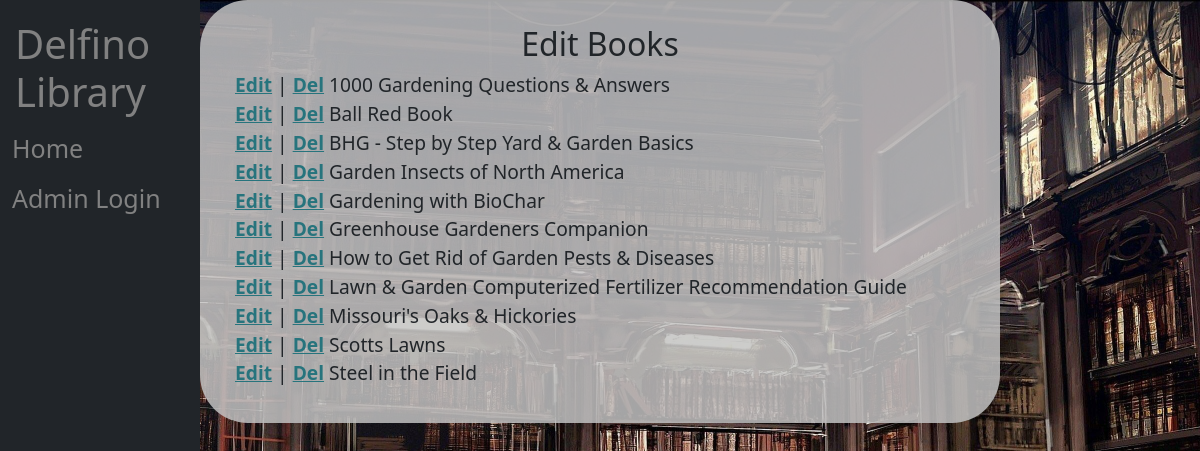
/bookListing.php, run on the app's committed database.
### tables this page shows
CREATE TABLE `books` (
  `bookId` int(11) NOT NULL,
  `bookTitle` varchar(250) NOT NULL,
  `bookDesc` varchar(250) NOT NULL,
  `bookAvail` int(10) NOT NULL,
  `active` int(10) NOT NULL DEFAULT 1
);

### model/database.php (called while the page is built, shortened)
<?php
$dsn = "mysql:host=localhost;dbname=library";
$username = "root";
$password = "";
try {
    $db = new PDO($dsn, $username, $password);
} catch (PDOException $e) {
    $error_message = $e->getMessage();
    echo ("<p>Error message: $error_message");
}
function getBooks()
{
    global $db;
    $myQuery = "select * from books where active = 1 order by bookTitle ASC";
    $qry = $db->query($myQuery);
    $books = $qry->fetchAll();
    return $books;
}

### bookListing.php (the view)
<?php
    include "view/navigation.php";
    include "model/database.php";
?>
<body class="background">
    <div class="container-fluid">
        <div class="main" style="margin: 0 auto; padding-top:25px;">
            <h2 style='display: flex; justify-content: center;'>Edit Books</h2>
            <?php
                $books = getBooks();
                foreach($books as $book)
                {
                    $bookID = $book['bookId'];
                    echo ("<a href='edit.php?id=$bookID'>Edit</a> | <a href='./?del=$bookID'>Del</a> $book[bookTitle]</br>");
                }
            ?>
        </div>
    </div>
</body>

### view/styles.css (style rules this page uses)
body, html { height: 100%; }
a { color: #27747D; font-weight: bolder; }
.background { background-image: url(background.jpg); height: 100%; margin: 0 auto; background-position: center; background-repeat: no-repeat; background-size: cover; }
.main { background-color: rgba(196, 196, 196, 0.841); word-wrap: break-word; font-size:larger; font-weight: 500; border-radius: 3rem; padding: 35px 35px 35px 35px; max-width: 800px; margin: 0 auto; }

### data on the page
books: bookTitle "1000 Gardening Questions & Answers"
books: bookTitle "Ball Red Book"
books: bookTitle "BHG - Step by Step Yard & Garden Basics"
books: bookTitle "Garden Insects of North America"
books: bookTitle "Gardening with BioChar"
books: bookTitle "Greenhouse Gardeners Companion"
books: bookTitle "How to Get Rid of Garden Pests & Diseases"
books: bookTitle "Lawn & Garden Computerized Fertilizer Recommendation Guide"
books: bookTitle "Missouri's Oaks & Hickories"
books: bookTitle "Scotts Lawns"
books: bookTitle "Steel in the Field"
